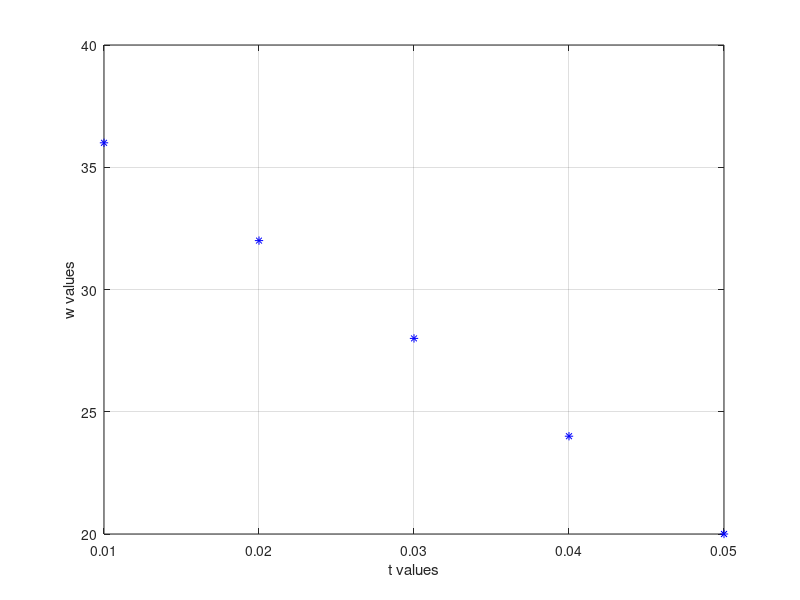

MATLAB code for this plot:
% now solving using 4th order RK method

clc;
clear all;

f = @(z,t) -400;
a = 0;
b = 0.05;
n = 5;

initialtemp = 40;

h = (b-a)/n;
currentXCordinate = a;
currenttemp = initialtemp;

fprintf('Distance Temperature\n');
fprintf('%5.3f  %11.7f\n', currentXCordinate, currenttemp);

 for i = 1:n
   k1 = h*f(currentXCordinate,currenttemp);
   k2 = h*f(currentXCordinate+h/2.0, currenttemp+k1/2.0);
   k3 = h*f(currentXCordinate+h/2.0, currenttemp+k2/2.0);
   k4 = h*f(currentXCordinate+h,currenttemp+k3);
   currenttemp = currenttemp+(k1+2.0*(k2+k3)+k4)/6.0;
   currentXCordinate = a+i*h;
   fprintf('%5.3f %11.7f\n', currentXCordinate, currenttemp);
   plot(currentXCordinate,currenttemp,'b*'); grid on;
   xlabel('t values'); ylabel('w values');
   hold on;
 end

hold off;